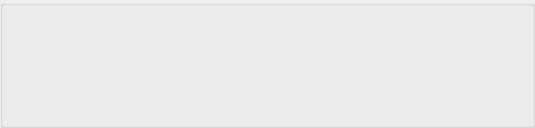
     <widget class="QGroupBox" name="groupBox_2">
      <property name="title">
       <string/>
      </property>
      <property name="flat">
       <bool>true</bool>
      </property>
      <layout class="QHBoxLayout" name="horizontalLayout_2">
       <item>
        <widget class="QFrame" name="str_frame">
         <property name="palette">
          <palette>
           <active>
            <colorrole role="WindowText">
             <brush brushstyle="SolidPattern">
              <color alpha="255">
               <red>234</red>
               <green>235</green>
               <blue>235</blue>
              </color>
             </brush>
            </colorrole>
           </active>
           <inactive>
            <colorrole role="WindowText">
             <brush brushstyle="SolidPattern">
              <color alpha="255">
               <red>234</red>
               <green>235</green>
               <blue>235</blue>
              </color>
             </brush>
            </colorrole>
           </inactive>
           <disabled>
            <colorrole role="WindowText">
             <brush brushstyle="SolidPattern">
              <color alpha="255">
               <red>44</red>
               <green>44</green>
               <blue>44</blue>
              </color>
             </brush>
            </colorrole>
           </disabled>
          </palette>
         </property>
         <property name="autoFillBackground">
          <bool>false</bool>
         </property>
         <property name="frameShape">
          <enum>QFrame::WinPanel</enum>
         </property>
         <property name="frameShadow">
          <enum>QFrame::Plain</enum>
         </property>
         <layout class="QVBoxLayout" name="verticalLayout">
          <item>
           <widget class="QLabel" name="str_label">
            <property name="font">
             <font>
              <pointsize>9</pointsize>
              <weight>75</weight>
              <bold>true</bold>
             </font>
            </property>
            <property name="text">
             <string>Strength</string>
            </property>
            <property name="textFormat">
             <enum>Qt::AutoText</enum>
            </property>
            <property name="alignment">
             <set>Qt::AlignCenter</set>
            </property>
           </widget>
          </item>
          <item>
           <widget class="QLabel" name="strength_val">
            <property name="font">
             <font>
              <pointsize>10</pointsize>
              <weight>75</weight>
              <bold>true</bold>
             </font>
            </property>
            <property name="text">
             <string/>
            </property>
            <property name="alignment">
             <set>Qt::AlignCenter</set>
            </property>
           </widget>
          </item>
          <item>
           <widget class="QLabel" name="str_mod_label">
            <property name="font">
             <font>
              <pointsize>9</pointsize>
              <weight>75</weight>
              <bold>true</bold>
             </font>
            </property>
            <property name="text">
             <string>Mod:</string>
            </property>
            <property name="alignment">
             <set>Qt::AlignCenter</set>
            </property>
           </widget>
          </item>
          <item>
           <widget class="QLabel" name="strength_mod_val">
            <property name="text">
             <string/>
            </property>
            <property name="alignment">
             <set>Qt::AlignCenter</set>
            </property>
           </widget>
          </item>
         </layout>
        </widget>
       </item>
       <item>
        <widget class="QFrame" name="dex_frame">
         <property name="palette">
          <palette>
           <active>
            <colorrole role="WindowText">
             <brush brushstyle="SolidPattern">
              <color alpha="255">
               <red>234</red>
               <green>235</green>
               <blue>235</blue>
              </color>
             </brush>
            </colorrole>
           </active>
           <inactive>
            <colorrole role="WindowText">
             <brush brushstyle="SolidPattern">
              <color alpha="255">
               <red>234</red>
               <green>235</green>
               <blue>235</blue>
              </color>
             </brush>
            </colorrole>
           </inactive>
           <disabled>
            <colorrole role="WindowText">
             <brush brushstyle="SolidPattern">
              <color alpha="255">
               <red>44</red>
               <green>44</green>
               <blue>44</blue>
              </color>
             </brush>
            </colorrole>
           </disabled>
          </palette>
         </property>
         <property name="frameShape">
          <enum>QFrame::WinPanel</enum>
         </property>
         <property name="frameShadow">
          <enum>QFrame::Plain</enum>
         </property>
         <layout class="QVBoxLayout" name="verticalLayout_2">
          <item>
           <widget class="QLabel" name="dex_label">
            <property name="font">
             <font>
              <pointsize>9</pointsize>
              <weight>75</weight>
              <bold>true</bold>
             </font>
            </property>
            <property name="text">
             <string>Dexterity</string>
            </property>
            <property name="alignment">
             <set>Qt::AlignCenter</set>
            </property>
           </widget>
          </item>
          <item>
           <widget class="QLabel" name="dexterity_val">
            <property name="font">
             <font>
              <pointsize>10</pointsize>
              <weight>75</weight>
              <bold>true</bold>
             </font>
            </property>
            <property name="text">
             <string/>
            </property>
            <property name="alignment">
             <set>Qt::AlignCenter</set>
            </property>
           </widget>
          </item>
          <item>
           <widget class="QLabel" name="dex_mod_label">
            <property name="font">
             <font>
              <pointsize>9</pointsize>
              <weight>75</weight>
              <bold>true</bold>
             </font>
            </property>
            <property name="text">
             <string>Mod:</string>
            </property>
            <property name="alignment">
             <set>Qt::AlignCenter</set>
            </property>
           </widget>
          </item>
          <item>
           <widget class="QLabel" name="dexterity_mod_val">
            <property name="text">
             <string/>
            </property>
            <property name="alignment">
             <set>Qt::AlignCenter</set>
            </property>
           </widget>
          </item>
         </layout>
        </widget>
       </item>
       <item>
        <widget class="QFrame" name="constitution_frame">
         <property name="palette">
          <palette>
           <active>
            <colorrole role="WindowText">
             <brush brushstyle="SolidPattern">
              <color alpha="255">
               <red>234</red>
               <green>235</green>
               <blue>235</blue>
              </color>
             </brush>
            </colorrole>
           </active>
           <inactive>
            <colorrole role="WindowText">
             <brush brushstyle="SolidPattern">
              <color alpha="255">
               <red>234</red>
               <green>235</green>
               <blue>235</blue>
              </color>
             </brush>
            </colorrole>
           </inactive>
           <disabled>
            <colorrole role="WindowText">
             <brush brushstyle="SolidPattern">
              <color alpha="255">
               <red>44</red>
               <green>44</green>
               <blue>44</blue>
              </color>
             </brush>
            </colorrole>
           </disabled>
          </palette>
         </property>
         <property name="frameShape">
          <enum>QFrame::WinPanel</enum>
         </property>
         <property name="frameShadow">
          <enum>QFrame::Plain</enum>
         </property>
         <layout class="QVBoxLayout" name="verticalLayout_3">
          <item>
           <widget class="QLabel" name="con_label">
            <property name="font">
             <font>
              <pointsize>9</pointsize>
              <weight>75</weight>
              <bold>true</bold>
             </font>
            </property>
            <property name="text">
             <string>Constitution</string>
            </property>
            <property name="alignment">
             <set>Qt::AlignCenter</set>
            </property>
           </widget>
          </item>
          <item>
           <widget class="QLabel" name="constitution_val">
            <property name="font">
             <font>
              <pointsize>10</pointsize>
              <weight>75</weight>
              <bold>true</bold>
             </font>
            </property>
            <property name="text">
             <string/>
            </property>
            <property name="alignment">
             <set>Qt::AlignCenter</set>
            </property>
           </widget>
          </item>
          <item>
           <widget class="QLabel" name="con_mod_label">
            <property name="font">
             <font>
              <pointsize>9</pointsize>
              <weight>75</weight>
              <bold>true</bold>
             </font>
            </property>
            <property name="text">
             <string>Mod:</string>
            </property>
            <property name="alignment">
             <set>Qt::AlignCenter</set>
            </property>
           </widget>
          </item>
          <item>
           <widget class="QLabel" name="constitution_mod_val">
            <property name="text">
             <string/>
            </property>
            <property name="alignment">
             <set>Qt::AlignCenter</set>
            </property>
           </widget>
          </item>
         </layout>
        </widget>
       </item>
       <item>
        <widget class="QFrame" name="int_frame">
         <property name="palette">
          <palette>
           <active>
            <colorrole role="WindowText">
             <brush brushstyle="SolidPattern">
              <color alpha="255">
               <red>234</red>
               <green>235</green>
               <blue>235</blue>
              </color>
             </brush>
            </colorrole>
           </active>
           <inactive>
            <colorrole role="WindowText">
             <brush brushstyle="SolidPattern">
              <color alpha="255">
               <red>234</red>
               <green>235</green>
               <blue>235</blue>
              </color>
             </brush>
            </colorrole>
           </inactive>
           <disabled>
            <colorrole role="WindowText">
             <brush brushstyle="SolidPattern">
              <color alpha="255">
               <red>44</red>
               <green>44</green>
               <blue>44</blue>
              </color>
             </brush>
            </colorrole>
           </disabled>
          </palette>
         </property>
         <property name="frameShape">
          <enum>QFrame::WinPanel</enum>
         </property>
         <property name="frameShadow">
          <enum>QFrame::Plain</enum>
         </property>
         <layout class="QVBoxLayout" name="verticalLayout_4">
          <item>
           <widget class="QLabel" name="int_label">
            <property name="font">
             <font>
              <pointsize>9</pointsize>
              <weight>75</weight>
              <bold>true</bold>
             </font>
            </property>
            <property name="text">
             <string>Intellegence</string>
            </property>
            <property name="alignment">
             <set>Qt::AlignCenter</set>
            </property>
           </widget>
          </item>
          <item>
           <widget class="QLabel" name="intellegence_val">
            <property name="font">
             <font>
              <pointsize>10</pointsize>
              <weight>75</weight>
              <bold>true</bold>
             </font>
            </property>
            <property name="text">
             <string/>
            </property>
            <property name="alignment">
             <set>Qt::AlignCenter</set>
            </property>
           </widget>
          </item>
          <item>
           <widget class="QLabel" name="int_mod_label">
            <property name="font">
             <font>
              <pointsize>9</pointsize>
              <weight>75</weight>
              <bold>true</bold>
             </font>
            </property>
            <property name="text">
             <string>Mod:</string>
            </property>
            <property name="alignment">
             <set>Qt::AlignCenter</set>
            </property>
           </widget>
          </item>
          <item>
           <widget class="QLabel" name="intellegence_mod_val">
            <property name="text">
             <string/>
            </property>
            <property name="alignment">
             <set>Qt::AlignCenter</set>
            </property>
           </widget>
          </item>
         </layout>
        </widget>
       </item>
       <item>
        <widget class="QFrame" name="wis_frame">
         <property name="palette">
          <palette>
           <active>
            <colorrole role="WindowText">
             <brush brushstyle="SolidPattern">
              <color alpha="255">
               <red>234</red>
               <green>235</green>
               <blue>235</blue>
              </color>
             </brush>
            </colorrole>
           </active>
           <inactive>
            <colorrole role="WindowText">
             <brush brushstyle="SolidPattern">
              <color alpha="255">
               <red>234</red>
               <green>235</green>
               <blue>235</blue>
              </color>
             </brush>
            </colorrole>
           </inactive>
           <disabled>
            <colorrole role="WindowText">
             <brush brushstyle="SolidPattern">
              <color alpha="255">
               <red>44</red>
               <green>44</green>
               <blue>44</blue>
              </color>
             </brush>
            </colorrole>
           </disabled>
          </palette>
         </property>
         <property name="frameShape">
          <enum>QFrame::WinPanel</enum>
         </property>
         <property name="frameShadow">
          <enum>QFrame::Plain</enum>
         </property>
         <layout class="QVBoxLayout" name="verticalLayout_5">
          <item>
           <widget class="QLabel" name="wis_label">
            <property name="font">
             <font>
              <pointsize>9</pointsize>
              <weight>75</weight>
              <bold>true</bold>
             </font>
            </property>
            <property name="text">
             <string>Wisdom</string>
            </property>
            <property name="alignment">
             <set>Qt::AlignCenter</set>
            </property>
           </widget>
          </item>
          <item>
           <widget class="QLabel" name="wisdom_val">
            <property name="font">
             <font>
              <pointsize>10</pointsize>
              <weight>75</weight>
              <bold>true</bold>
             </font>
            </property>
            <property name="text">
             <string/>
            </property>
            <property name="alignment">
             <set>Qt::AlignCenter</set>
            </property>
           </widget>
          </item>
          <item>
           <widget class="QLabel" name="wis_mod_label">
            <property name="font">
             <font>
              <pointsize>9</pointsize>
              <weight>75</weight>
              <bold>true</bold>
             </font>
            </property>
            <property name="text">
             <string>Mod:</string>
            </property>
            <property name="alignment">
             <set>Qt::AlignCenter</set>
            </property>
           </widget>
          </item>
          <item>
           <widget class="QLabel" name="wisdom_mod_val">
            <property name="text">
             <string/>
            </property>
            <property name="alignment">
             <set>Qt::AlignCenter</set>
            </property>
           </widget>
          </item>
         </layout>
        </widget>
       </item>
       <item>
        <widget class="QFrame" name="cha_frame">
         <property name="palette">
          <palette>
           <active>
            <colorrole role="WindowText">
             <brush brushstyle="SolidPattern">
              <color alpha="255">
               <red>234</red>
               <green>235</green>
               <blue>235</blue>
              </color>
             </brush>
            </colorrole>
           </active>
           <inactive>
            <colorrole role="WindowText">
             <brush brushstyle="SolidPattern">
              <color alpha="255">
               <red>234</red>
               <green>235</green>
               <blue>235</blue>
              </color>
             </brush>
            </colorrole>
           </inactive>
           <disabled>
            <colorrole role="WindowText">
             <brush brushstyle="SolidPattern">
              <color alpha="255">
               <red>44</red>
               <green>44</green>
               <blue>44</blue>
              </color>
             </brush>
            </colorrole>
           </disabled>
          </palette>
         </property>
         <property name="frameShape">
          <enum>QFrame::WinPanel</enum>
         </property>
         <property name="frameShadow">
          <enum>QFrame::Plain</enum>
         </property>
         <layout class="QVBoxLayout" name="verticalLayout_6">
          <item>
           <widget class="QLabel" name="cha_label">
            <property name="font">
             <font>
              <pointsize>9</pointsize>
              <weight>75</weight>
              <bold>true</bold>
             </font>
            </property>
            <property name="text">
             <string>Charisma</string>
            </property>
            <property name="alignment">
             <set>Qt::AlignCenter</set>
            </property>
           </widget>
          </item>
          <item>
           <widget class="QLabel" name="charisma_val">
            <property name="font">
             <font>
              <pointsize>10</pointsize>
              <weight>75</weight>
              <bold>true</bold>
             </font>
            </property>
            <property name="text">
             <string/>
            </property>
            <property name="alignment">
             <set>Qt::AlignCenter</set>
            </property>
           </widget>
          </item>
          <item>
           <widget class="QLabel" name="cha_mod_label">
            <property name="font">
             <font>
              <pointsize>9</pointsize>
              <weight>75</weight>
              <bold>true</bold>
             </font>
            </property>
            <property name="text">
             <string>Mod:</string>
            </property>
            <property name="alignment">
             <set>Qt::AlignCenter</set>
            </property>
           </widget>
          </item>
          <item>
           <widget class="QLabel" name="charisma_mod_val">
            <property name="text">
             <string/>
            </property>
            <property name="alignment">
             <set>Qt::AlignCenter</set>
            </property>
           </widget>
          </item>
         </layout>
        </widget>
       </item>
      </layout>
     </widget>
